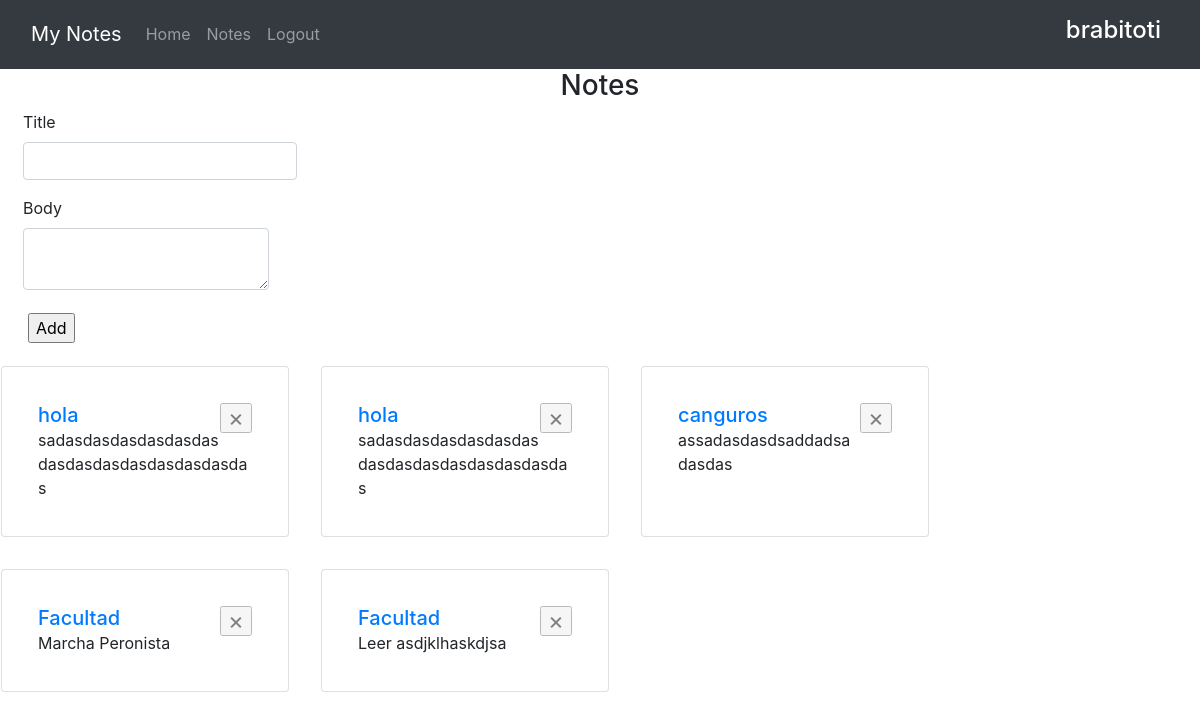
Page /notes (signed in) on the committed database.
### website/models.py (models this page shows)
class User(db.Model, UserMixin):
    id = db.Column(db.Integer, primary_key=True, index=True)
    email = db.Column(db.String(50), unique=True)
    username = db.Column(db.String(25), unique=True)
    password = db.Column(db.String(30))
    notes = db.relationship('Note', backref='note', passive_deletes=True)

class Note(db.Model):
    id = db.Column(db.Integer, primary_key=True, index=True)
    user = db.Column(db.Integer, db.ForeignKey('user.id', ondelete="CASCADE"), nullable=False)
    title = db.Column(db.String(30))
    body = db.Column(db.Text)

### website/views.py (the view, shortened to what this page needs)
@views.route('/notes', methods=['GET', 'POST'])
@login_required
def notes():
    form = NoteForm(request.form)
    notes = (db.session.query(Note).filter(Note.user==int(current_user.get_id())))
    return render_template('notes.html', user=current_user, template_form=form, notes=notes)

### website/models.py
class NoteForm(FlaskForm):
    title = StringField('Title', [validators.Length(min=1,max=30)])
    body = TextAreaField('Body',{validators.DataRequired()})

### website/__init__.py (called while the page is built)
def create_app():
    app = Flask(__name__)
    app.config['SECRET_KEY'] = 'SDKLJFLSKD'
    app.config['SQLALCHEMY_DATABASE_URI'] = f'sqlite:///{DB_NAME}'
    db.init_app(app)
    from .views import views
    from .auth import auth
    app.register_blueprint(views, url_prefix="/")
    app.register_blueprint(auth, url_prefix="/")
    from .models import User, Note
    if not path.exists(f'website/{DB_NAME}'):
        with app.app_context():
            db.create_all()
    login_manager = LoginManager()
    login_manager.login_view = "auth.login"
    login_manager.init_app(app)
    @login_manager.user_loader
    def load_user(id):
        return User.query.get(int(id))
    return app

### website/templates/notes.html (shortened to what this page needs)
{% extends "base.html" %}
{%block content %}
<h3 align="center">Notes</h3>
<div>
    <div class="form form-floating col-sm-8">
        <form action="/notes" method="POST">
            <div class="row mb-0 ml-2">
                <p>
                    {{template_form.title.label(class='form-label')}}
                    {{template_form.title(class="form-control")}}
                </p>
            </div>
            <div class="row mb-0 ml-2">
                <p>
                    {{template_form.body.label(class='form-label')}}
                    {{template_form.body(class="form-control")}}
                </p>
            </div>
            <button class="btn btn-default"><input type="submit" value=Add></button>
        </form>
    </div>
</div>
<div class="row">
    {% for note in notes%}
    <div class="card m-3 p-3" style="width: 18rem; ">
        <div class="card-body">
          <div class="">
            <h5 class="card-title d-inline"> <a  href="/{{user.username}}/{{note.title}}">{{note.title}}</a></h5>
            <form action="/{{user.username}}/delete:{{note.id|int}}" method="POST" class="d-inline close" aria-label="Close">
                <input aria-hidden="true" type="submit" value=&times; />
            </form>
          </div>
          <p class="card-text">{{note.body}}</p>
        </div>
      </div>
      {%endfor%}
</div>
{%endblock%}

### website/templates/base.html (shortened to what this page needs)
<!DOCTYPE html>
<html lang="en">
    <head>
        <link
          rel="stylesheet"
          href="https://stackpath.bootstrapcdn.com/bootstrap/4.4.1/css/bootstrap.min.css"
        />
        <link
          rel="stylesheet"
          href="https://stackpath.bootstrapcdn.com/font-awesome/4.7.0/css/font-awesome.min.css"
        />
      </head>
    <body>
      <nav class="navbar navbar-expand-lg bg-body-tertiary navbar-dark bg-dark d-flex">
        <div class="container-fluid ">
          <div class="collapse navbar-collapse" id="navbar">
            <a class="navbar-brand" href="#">My Notes</a>
            <ul class="navbar-nav me-auto mb-2 mb-lg-0">
              <li class="nav-item">
                <a class="nav-link" href="/">Home</a>
              </li>
              <li class="nav-item">
                <a class="nav-link" href="/notes">Notes</a>
              </li>
              {% if not user.is_authenticated %}
              <li class="nav-item">
                <a class="nav-link" href="/login">Login</a>
              </li>
              <li class="nav-item">
                <a class="nav-link" href="/sign-up">Sign-Up</a>
              </li>
              {%else%}
              <li class="nav-item">
                <a class="nav-link" href="/logout">Logout</a>
              </li>
              {%endif%}
            </ul>
            {%if user%}
            <div class="ml-auto p-2">
                <h4 class="text text-white"> {{user.username}} </h4>
            </div>
            {%endif%}
          </div>
        </div>
      </nav>
      <div> {% block content %} {% endblock %} </div>
    </body>
</html>

### rows in the picture
User: username "brabitoti"
Note: title "hola", body "sadasdasdasdasdasdasdasdasdasdasdasdasdasdas"
Note: title "hola", body "sadasdasdasdasdasdasdasdasdasdasdasdasdasdas"
Note: title "canguros", body "assadasdasdsaddadsadasdas"
Note: title "Facultad", body "Marcha Peronista"
Note: title "Facultad", body "Leer asdjklhaskdjsa"

### other values in the picture
{{ template_form.title.label(class='form-label') }} "Title"
{{ template_form.body.label(class='form-label') }} "Body"
